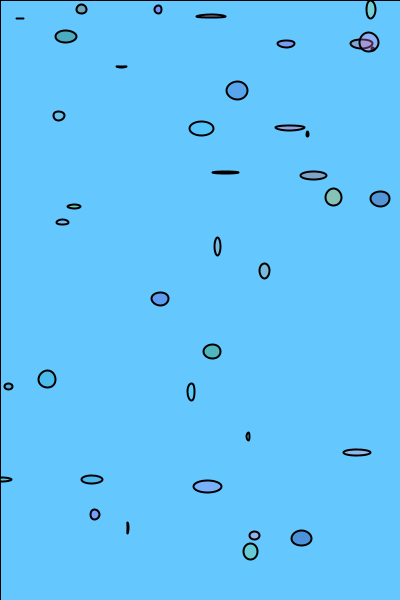
Frame 1 (no input)
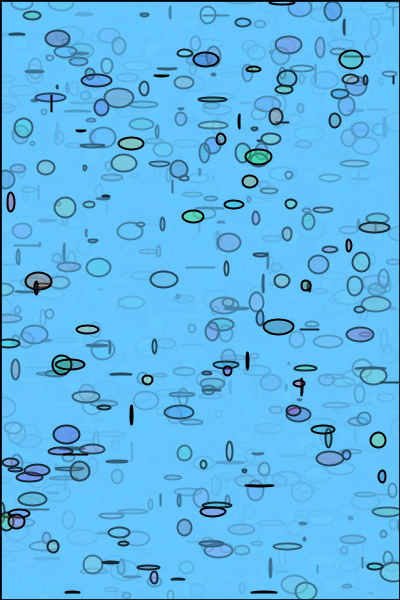
Frame 60 (the mouse pressed at the canvas centre just before this capture)
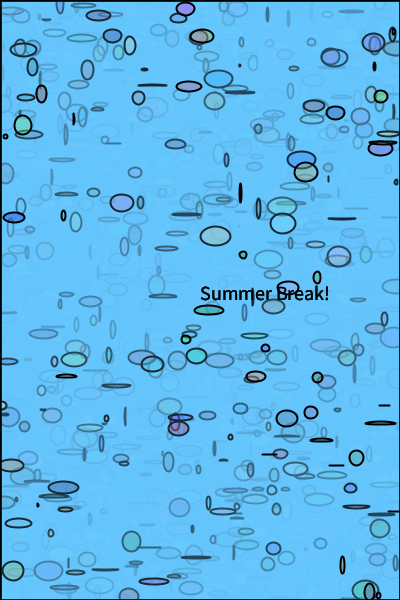
Frame 120 (the mouse held since frame 60 and released just before this capture)

The Processing sketch that drew these frames (run headless with seeded random() and noise(); from frame 60 on, the mouse is pressed at the canvas centre):

// Processing sketch: processing_62189
// ── processing_62189.pde

void setup()
{
  size(400, 600);
  background(100, 200, 255);
  smooth();
  frameRate(30);
}
void draw()
{
  fill(100, 200, 255, 50);
  rect(0, 0, width, height);
  strokeWeight(2);
  for (int i=1;i<40;i++)
  {
    fill(random(255), random(255), random(255), 75);
    ellipse(random(400), random(600), random(30), random(20));
  }
  fill(0,0,0);
  textSize(20);
  text("Summer Break!", mouseX, mouseY);
}
